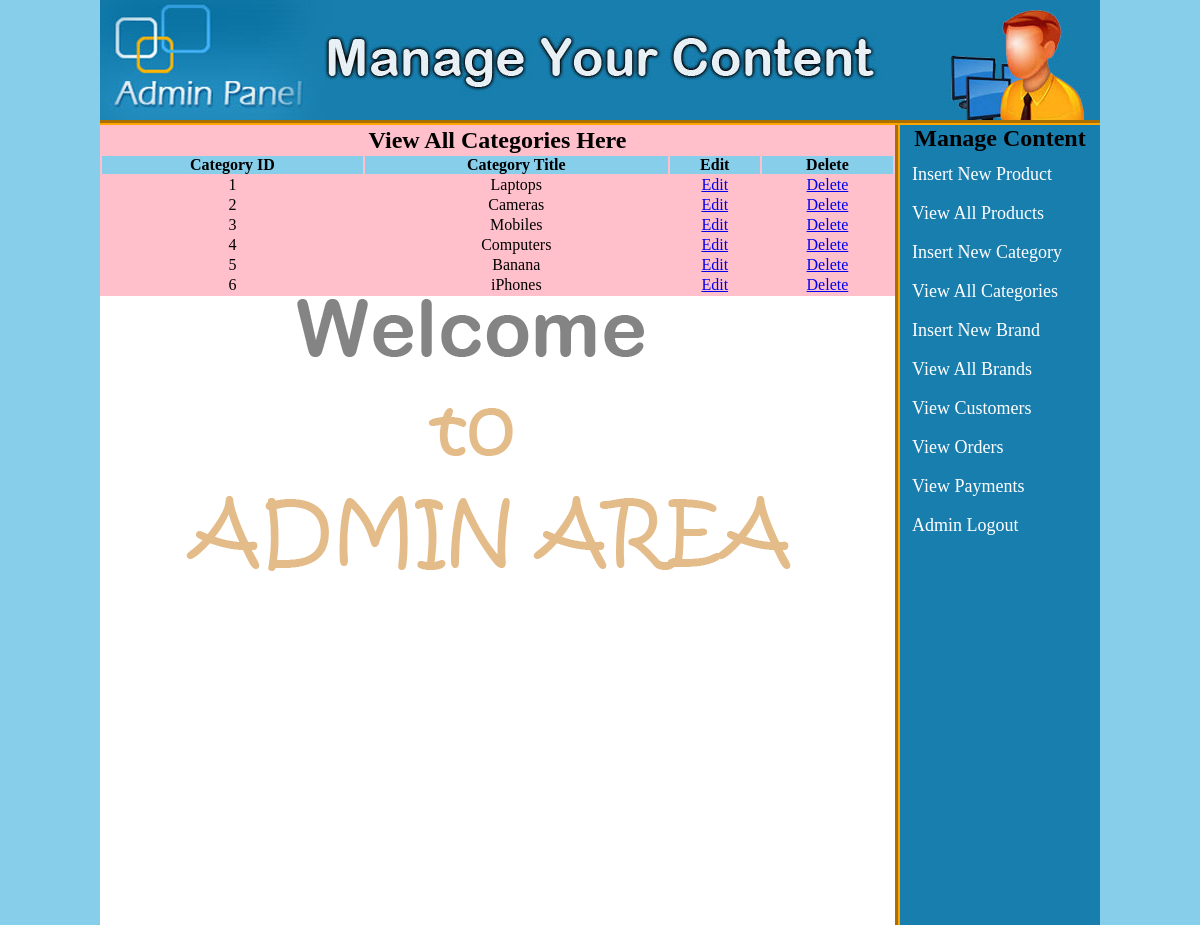
Screenshot of /admin_area/index.php?view_cats (signed in) with the database file from the repository.
### tables this page shows
CREATE TABLE `categories` (
  `cat_id` int(100) NOT NULL,
  `cat_title` text NOT NULL
);

### admin_area/view_cats.php (the view)
<table width="795" align="center" bgcolor="pink">
	<tr align="center">
		<td colspan="6"><h2>View All Categories Here</h2></td>
	</tr>
	<tr align="center" bgcolor="skyblue">
		<th>Category ID</th>
		<th>Category Title</th>
		<th>Edit</th>
		<th>Delete</th>
	</tr>
	<?php
	include("includes/db.php");
	$get_cat = "select * from categories";
	$run_cat = mysqli_query($con, $get_cat);
	$i = 0;
	while ($row_cat=mysqli_fetch_array($run_cat)){
		$cat_id = $row_cat['cat_id'];
		$cat_title = $row_cat['cat_title'];
		$i++;
	?>
	<tr align="center">
		<td><?php echo $i;?></td>
		<td><?php echo $cat_title;?></td>
		<td><a href="index.php?edit_cat=<?php echo $cat_id; ?>">Edit</a></td>
		<td><a href="delete_cat.php?delete_cat=<?php echo $cat_id;?>">Delete</a></td>
	</tr>
	<?php } ?>
</table>

### admin_area/styles/style.css (style rules this page uses)
html, body, div, span, applet, object, iframe, h1, h2, h3, h4, h5, h6, p, blockquote, pre, a, abbr, acronym, address, big, cite, code, del, dfn, em, img, ins, kbd, q, s, samp, small, strike, strong, sub, sup, tt, var, b, u, i, center, dl, dt, dd, ol, ul, li, fieldset, form, label, legend, table, caption, tbody, tfoot, thead, tr, th, td, article, aside, canvas, details, embed, figure, figcaption, footer, header, hgroup, menu, nav, output, ruby, section, summary, time, mark, audio, video { margin: 0; padding: 0; border: 0; vertical-align: baseline; }
body { background:skyblue; }

### rows the page displays
categories: cat_title "Laptops"
categories: cat_title "Cameras"
categories: cat_title "Mobiles"
categories: cat_title "Computers"
categories: cat_title "Banana"
categories: cat_title "iPhones"
